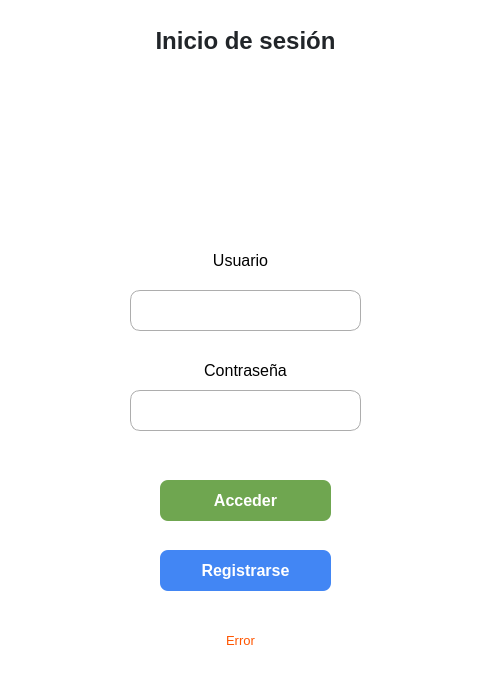
<?xml version="1.0" encoding="UTF-8"?>
<ui version="4.0">
    <class>formLogin</class>
    <widget class="QDialog" name="formLogin">
        <property name="enabled">
            <bool>true</bool>
        </property>
        <property name="geometry">
            <rect>
                <x>0</x>
                <y>0</y>
                <width>478</width>
                <height>681</height>
            </rect>
        </property>
        <property name="windowTitle">
            <string>Inicio de sesión</string>
        </property>
        <property name="autoFillBackground">
            <bool>false</bool>
        </property>
        <property name="styleSheet">
            <string notr="true">background-color: rgb(255, 255, 255);</string>
        </property>
        <widget class="QLabel" name="label_2">
            <property name="geometry">
                <rect>
                    <x>100</x>
                    <y>10</y>
                    <width>291</width>
                    <height>61</height>
                </rect>
            </property>
            <property name="font">
                <font>
                    <family>Arial</family>
                    <pointsize>18</pointsize>
                    <weight>75</weight>
                    <bold>true</bold>
                </font>
            </property>
            <property name="styleSheet">
                <string notr="true">color: rgb(33, 37, 41);</string>
            </property>
            <property name="text">
                <string>Inicio de sesión</string>
            </property>
            <property name="alignment">
                <set>Qt::AlignCenter</set>
            </property>
        </widget>
        <widget class="QLabel" name="logo">
            <property name="geometry">
                <rect>
                    <x>150</x>
                    <y>90</y>
                    <width>191</width>
                    <height>131</height>
                </rect>
            </property>
            <property name="styleSheet">
                <string notr="true">background-color: none;</string>
            </property>
            <property name="pixmap">
                <pixmap>../assets/logo_optica.png</pixmap>
            </property>
            <property name="scaledContents">
                <bool>true</bool>
            </property>
            <property name="alignment">
                <set>Qt::AlignCenter</set>
            </property>
        </widget>
        <widget class="QLineEdit" name="txtUsername">
            <property name="geometry">
                <rect>
                    <x>130</x>
                    <y>290</y>
                    <width>231</width>
                    <height>41</height>
                </rect>
            </property>
            <property name="font">
                <font>
                    <family>Arial</family>
                    <pointsize>12</pointsize>
                    <weight>75</weight>
                    <bold>true</bold>
                </font>
            </property>
            <property name="styleSheet">
                <string notr="true">
                    border: 1px solid rgb(173, 173, 173);
                    border-radius: 10px;
                    color: rgb(0, 0, 0);
                    padding: 5px;
                    background-color: rgb(255, 255, 255);
                </string>
            </property>
            <property name="alignment">
                <set>Qt::AlignCenter</set>
            </property>
            <property name="placeholderText">
                <string />
            </property>
        </widget>
        <widget class="QLineEdit" name="txtPassword">
            <property name="geometry">
                <rect>
                    <x>130</x>
                    <y>390</y>
                    <width>231</width>
                    <height>41</height>
                </rect>
            </property>
            <property name="font">
                <font>
                    <family>Arial</family>
                    <pointsize>12</pointsize>
                    <weight>75</weight>
                    <bold>true</bold>
                </font>
            </property>
            <property name="styleSheet">
                <string notr="true">
                    border: 1px solid rgb(173, 173, 173);
                    border-radius: 10px;
                    color: rgb(0, 0, 0);
                    padding: 5px;
                    background-color: rgb(255, 255, 255);
                </string>
            </property>
            <property name="echoMode">
                <enum>QLineEdit::Password</enum>
            </property>
            <property name="alignment">
                <set>Qt::AlignCenter</set>
            </property>
            <property name="placeholderText">
                <string />
            </property>
        </widget>
        <widget class="QPushButton" name="btnLogin">
            <property name="geometry">
                <rect>
                    <x>160</x>
                    <y>480</y>
                    <width>171</width>
                    <height>41</height>
                </rect>
            </property>
            <property name="font">
                <font>
                    <family>Arial</family>
                    <pointsize>12</pointsize>
                    <weight>75</weight>
                    <bold>true</bold>
                </font>
            </property>
            <property name="cursor">
                <cursorShape>PointingHandCursor</cursorShape>
            </property>
            <property name="styleSheet">
                <string notr="true">
                    background-color: rgb(111, 166, 80);
                    color: rgb(255, 255, 255);
                    border-radius: 8px;
                </string>
            </property>
            <property name="text">
                <string>Acceder</string>
            </property>
        </widget>
        <widget class="QPushButton" name="btnRegister">
            <property name="geometry">
                <rect>
                    <x>160</x>
                    <y>550</y>
                    <width>171</width>
                    <height>41</height>
                </rect>
            </property>
            <property name="font">
                <font>
                    <family>Arial</family>
                    <pointsize>12</pointsize>
                    <weight>75</weight>
                    <bold>true</bold>
                </font>
            </property>
            <property name="cursor">
                <cursorShape>PointingHandCursor</cursorShape>
            </property>
            <property name="styleSheet">
                <string notr="true">background-color: rgb(66, 134, 244);
                    color: rgb(255, 255, 255);
                    border-radius: 8px;

                </string>
            </property>
            <property name="text">
                <string>Registrarse</string>
            </property>
        </widget>
        <widget class="QLabel" name="lblError">
            <property name="geometry">
                <rect>
                    <x>60</x>
                    <y>630</y>
                    <width>361</width>
                    <height>21</height>
                </rect>
            </property>
            <property name="font">
                <font>
                    <family>Arial</family>
                    <pointsize>10</pointsize>
                    <weight>50</weight>
                    <bold>false</bold>
                </font>
            </property>
            <property name="styleSheet">
                <string notr="true">color: rgb(255, 85, 0);</string>
            </property>
            <property name="text">
                <string>Error</string>
            </property>
            <property name="alignment">
                <set>Qt::AlignCenter</set>
            </property>
        </widget>
        <widget class="QLabel" name="lblUsername">
            <property name="geometry">
                <rect>
                    <x>100</x>
                    <y>250</y>
                    <width>281</width>
                    <height>20</height>
                </rect>
            </property>
            <property name="font">
                <font>
                    <family>Arial</family>
                    <pointsize>12</pointsize>
                    <weight>50</weight>
                    <bold>false</bold>
                </font>
            </property>
            <property name="styleSheet">
                <string notr="true">background-color: rgb(255, 255, 255);
                    color: rgb(0, 0, 0);</string>
            </property>
            <property name="text">
                <string>Usuario</string>
            </property>
            <property name="alignment">
                <set>Qt::AlignCenter</set>
            </property>
        </widget>
        <widget class="QLabel" name="lblPassword">
            <property name="geometry">
                <rect>
                    <x>120</x>
                    <y>360</y>
                    <width>251</width>
                    <height>20</height>
                </rect>
            </property>
            <property name="font">
                <font>
                    <family>Arial</family>
                    <pointsize>12</pointsize>
                    <weight>50</weight>
                    <bold>false</bold>
                </font>
            </property>
            <property name="styleSheet">
                <string notr="true">background-color: rgb(255, 255, 255);
                    color: rgb(0, 0, 0);</string>
            </property>
            <property name="text">
                <string>Contraseña</string>
            </property>
            <property name="alignment">
                <set>Qt::AlignCenter</set>
            </property>
        </widget>
    </widget>
    <resources>
        <include location="../logo.qrc" />
        <include location="logo" />
    </resources>
    <connections />
</ui>
